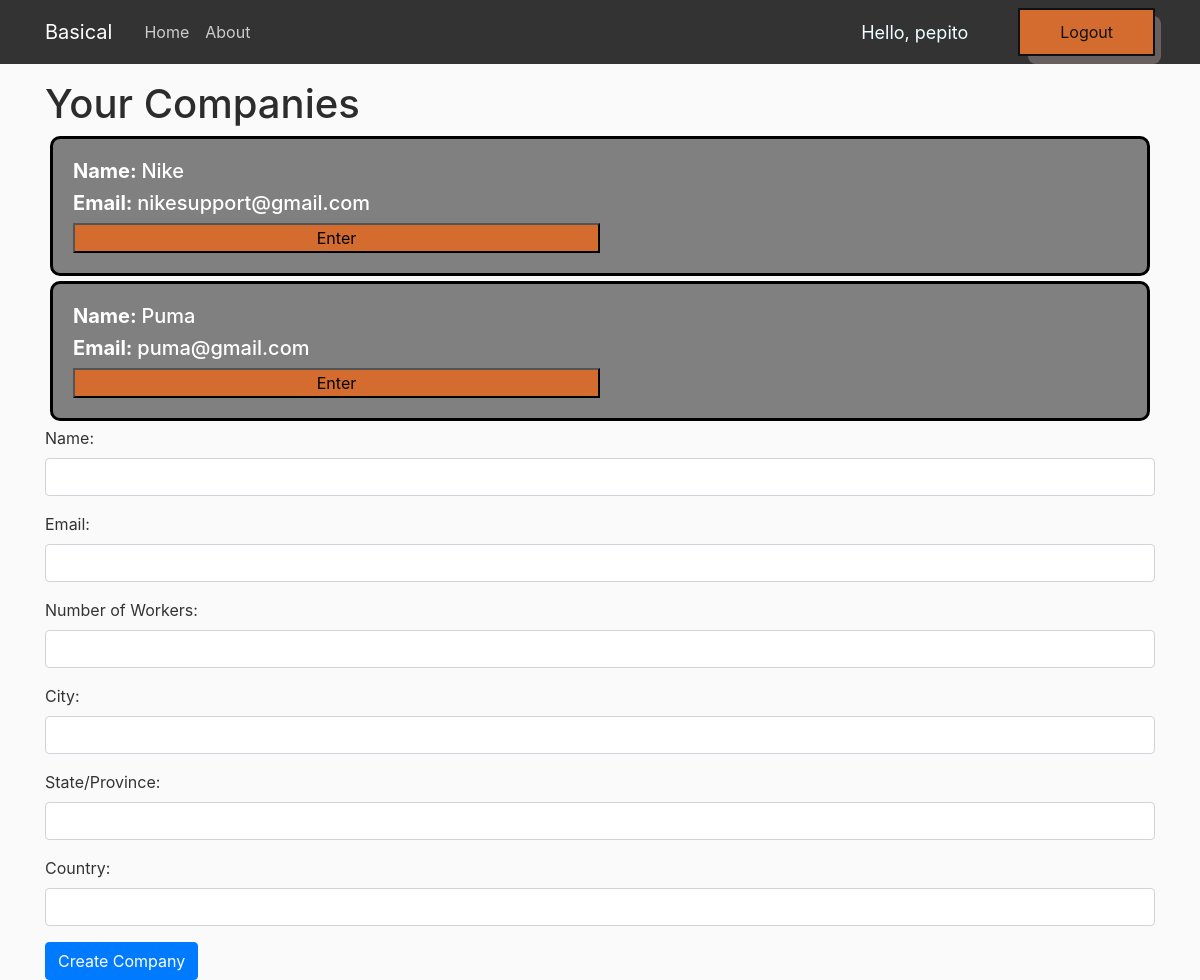
The app's page / (signed in), older data.
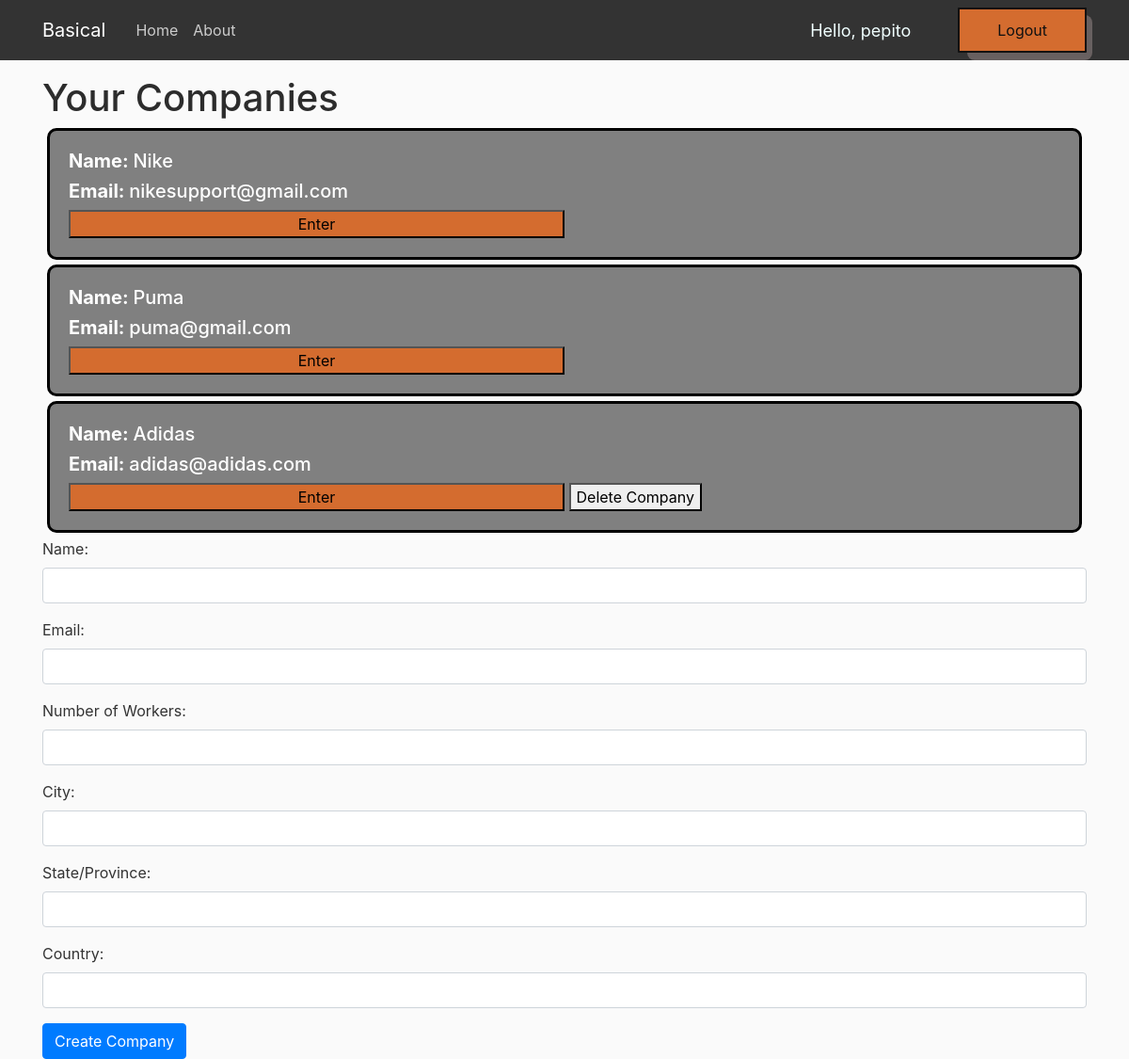
The same page, newer data.
### web/models.py (models this page shows, shortened)
class Company(models.Model):
    name = models.CharField(max_length=256)
    email_com = models.EmailField(max_length=255, unique=True, default='defaultEmail')
    num_workers = models.IntegerField(default=0)
    departments = models.ManyToManyField(Department)
    admin = models.ForeignKey(User, on_delete=models.CASCADE, related_name="created_companies", default=User.objects.first().pk)
    workers = models.ManyToManyField(User, related_name="companies")

### web/views.py (the view)
# urls.py: path('',views.home, name='web-home'),
@login_required(login_url='/login')
def home(request):
    companies = Company.objects.filter(workers=request.user)
    return render(request, 'web/home.html',  {'companies': companies}) #

### web/templates/web/home.html (shortened to what the changed rows need)
{% load static %}
<!DOCTYPE html>
<html>
    <head>
        <link rel="stylesheet" href="https://code.jquery.com/ui/1.13.1/themes/smoothness/jquery-ui.css">
        <link rel="stylesheet" href="https://cdn.jsdelivr.net/npm/bootstrap@4.0.0/dist/css/bootstrap.min.css">
        <link rel="stylesheet" type="text/css" href="{% static 'web/home_css.css' %}">
    </head>
    <body>
        <div class="container">
            <h1>Your Companies</h1>
            <table>
                <tbody>
                    {% for company in companies %}
                        <tr>
                            <div style="width: 200;
                            height: 200;
                            background-color:grey;
                            border-radius: 10px;
                            border-color: black;
                            border-style: solid;
                            border-width: 3px;
                            margin: 5px;
                            padding: 20px;">
                                <h5 style="color: white;"><b>Name: </b>{{ company.name }}</h5>
                                <h5 style="color: white;"><b>Email: </b> {{ company.email_com }}</h5>
                                <a href="{% url 'company_detail' company.id %}">
                                    <button class="button-56-enter" role="button">Enter</button>
                                </a>
                                {% if request.user == company.admin %}
                                    <button class="delete-company" data-company-id="{{ company.id }}">Delete Company</button>
                                {% endif %}
                            </div>
                        </tr>
                    {% empty %}
                        <tr>
                            <td colspan="3">No companies found.</td>
                        </tr>
                    {% endfor %}
                </tbody>
            </table>
        </div>
    </body>
</html>

Row changes from the older to the newer data that the page shows:
added Company: name "Adidas", email_com "adidas@adidas.com"
